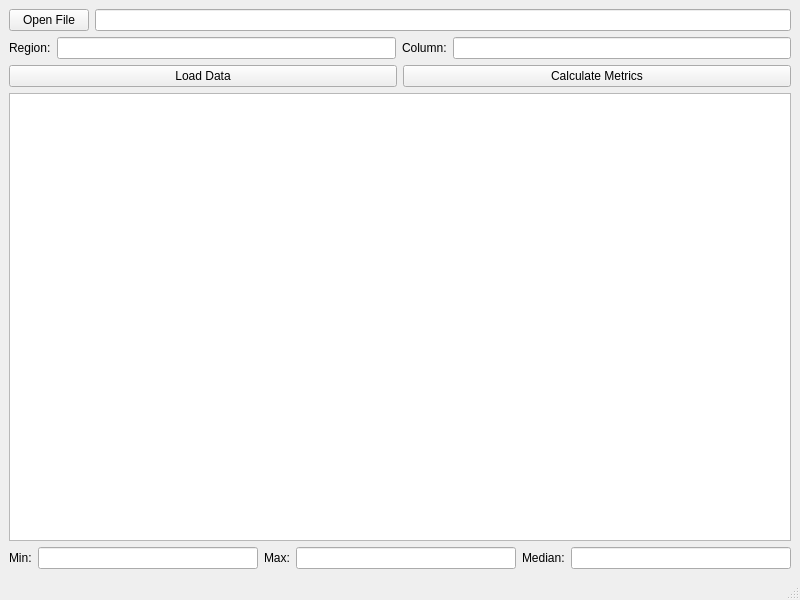
<?xml version="1.0" encoding="UTF-8"?>
<ui version="4.0">
 <class>MainWindow</class>
 <widget class="QMainWindow" name="MainWindow">
  <property name="geometry">
   <rect>
    <x>0</x>
    <y>0</y>
    <width>800</width>
    <height>600</height>
   </rect>
  </property>
  <property name="windowTitle">
   <string>Data Visualizer</string>
  </property>
  <widget class="QWidget" name="centralwidget">
   <layout class="QVBoxLayout" name="verticalLayout">
    <item>
     <layout class="QHBoxLayout" name="horizontalLayout">
      <item>
       <widget class="QPushButton" name="openFileButton">
        <property name="text">
         <string>Open File</string>
        </property>
       </widget>
      </item>
      <item>
       <widget class="QLineEdit" name="fileNameLabel">
        <property name="readOnly">
         <bool>true</bool>
        </property>
       </widget>
      </item>
     </layout>
    </item>
    <item>
     <layout class="QHBoxLayout" name="horizontalLayout_2">
      <item>
       <widget class="QLabel" name="label">
        <property name="text">
         <string>Region:</string>
        </property>
       </widget>
      </item>
      <item>
       <widget class="QLineEdit" name="regionInput"/>
      </item>
      <item>
       <widget class="QLabel" name="label_2">
        <property name="text">
         <string>Column:</string>
        </property>
       </widget>
      </item>
      <item>
       <widget class="QLineEdit" name="columnInput"/>
      </item>
     </layout>
    </item>
    <item>
     <layout class="QHBoxLayout" name="horizontalLayout_3">
      <item>
       <widget class="QPushButton" name="loadDataButton">
        <property name="text">
         <string>Load Data</string>
        </property>
       </widget>
      </item>
      <item>
       <widget class="QPushButton" name="calculateMetricsButton">
        <property name="text">
         <string>Calculate Metrics</string>
        </property>
       </widget>
      </item>
     </layout>
    </item>
    <item>
     <widget class="QTableWidget" name="tableWidget">
      <property name="rowCount">
       <number>0</number>
      </property>
      <property name="columnCount">
       <number>0</number>
      </property>
     </widget>
    </item>
    <item>
     <layout class="QHBoxLayout" name="horizontalLayout_4">
      <item>
       <widget class="QLabel" name="label_3">
        <property name="text">
         <string>Min:</string>
        </property>
       </widget>
      </item>
      <item>
       <widget class="QLineEdit" name="minOutput">
        <property name="readOnly">
         <bool>true</bool>
        </property>
       </widget>
      </item>
      <item>
       <widget class="QLabel" name="label_4">
        <property name="text">
         <string>Max:</string>
        </property>
       </widget>
      </item>
      <item>
       <widget class="QLineEdit" name="maxOutput">
        <property name="readOnly">
         <bool>true</bool>
        </property>
       </widget>
      </item>
      <item>
       <widget class="QLabel" name="label_5">
        <property name="text">
         <string>Median:</string>
        </property>
       </widget>
      </item>
      <item>
       <widget class="QLineEdit" name="medianOutput">
        <property name="readOnly">
         <bool>true</bool>
        </property>
       </widget>
      </item>
     </layout>
    </item>
   </layout>
  </widget>
  <widget class="QMenuBar" name="menubar">
   <property name="geometry">
    <rect>
     <x>0</x>
     <y>0</y>
     <width>800</width>
     <height>21</height>
    </rect>
   </property>
  </widget>
  <widget class="QStatusBar" name="statusbar"/>
 </widget>
 <resources/>
 <connections/>
</ui>
